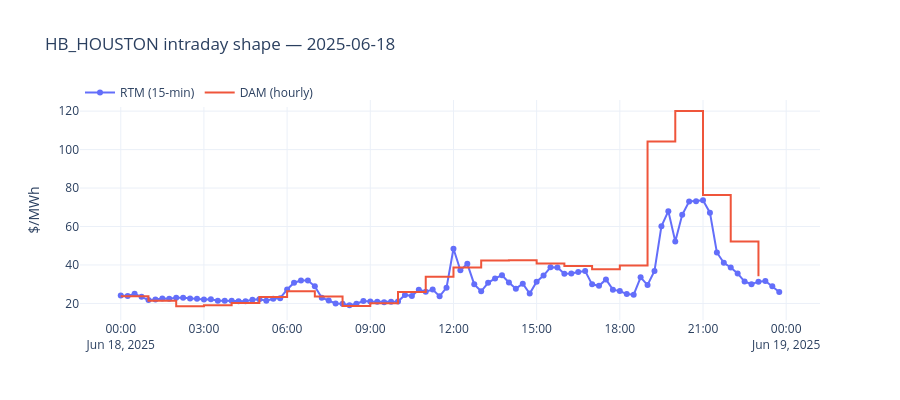

The code cell stored with this chart in its notebook:
### Code cell
# zoom in on a single day to see the intraday shape RTM volatility actually has
day = "2025-06-18"
dam_day = dam[dam["interval_start"].astype(str).str.startswith(day)]
rtm_day = rtm[rtm["interval_start"].astype(str).str.startswith(day)]

fig = go.Figure()
fig.add_trace(go.Scatter(x=rtm_day["interval_start"], y=rtm_day["spp_usd_per_mwh"],
                          name="RTM (15-min)", line=dict(color="#636EFA", width=2), mode="lines+markers"))
fig.add_trace(go.Scatter(x=dam_day["interval_start"], y=dam_day["spp_usd_per_mwh"],
                          name="DAM (hourly)", line=dict(color="#EF553B", width=2, shape="hv")))
fig.update_layout(
    title=f"HB_HOUSTON intraday shape — {day}",
    xaxis_title="", yaxis_title="$/MWh", height=400, legend=dict(orientation="h", y=1.1),
)
fig.show()
